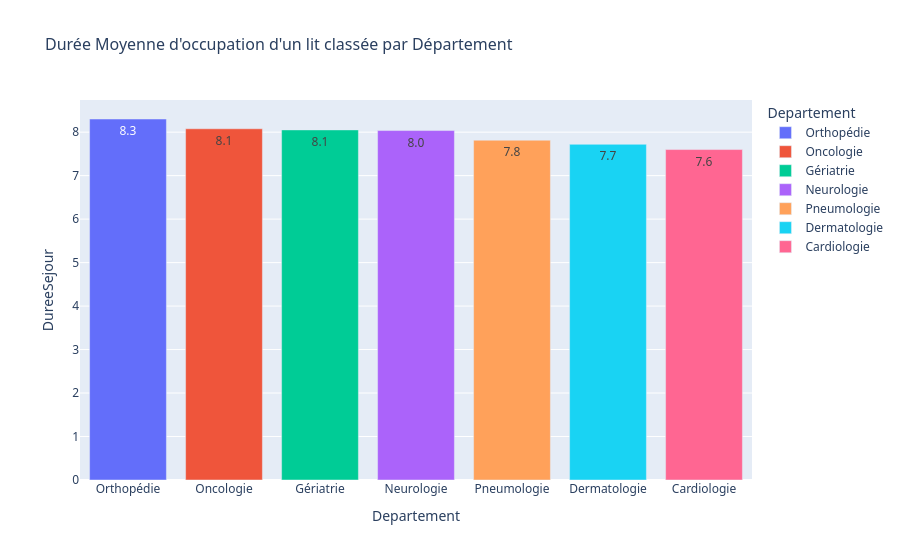

Write notebook code for a chart like this one.
### Markdown cell above
<div style="margin-top: 25px; margin-bottom: 15px; border-left: 5px solid #2980b9; background-color: #f4f7f6; padding: 12px 18px; border-radius: 0 6px 6px 0; box-shadow: 0 2px 4px rgba(0,0,0,0.02);">
    <h3 style="color: #2c3e50; margin: 0; font-family: 'Segoe UI', Tahoma, Geneva, Verdana, sans-serif; font-size: 1.15em; font-weight: 600;">7. Comparer la durée moyenne de séjour par département.</h3>
</div>

### Code cell
duree_dep = analyser_groupes(df, 'Departement', 'DureeSejour')
tracer_bar_chart(duree_dep, 'Departement', 'DureeSejour', "Durée Moyenne d'occupation d'un lit classée par Département")

### Figure 1 — Plotly figure (JSON) as saved in the notebook; plotly's stock layout.template omitted (floating-point values rounded to 4 significant figures)
{"data": [{"hovertemplate": "Departement=%{x}<br>DureeSejour=%{y}<extra></extra>", "legendgroup": "Orthopédie", "marker": {"color": "#636efa", "pattern": {"shape": ""}}, "name": "Orthopédie", "orientation": "v", "showlegend": true, "textposition": "auto", "texttemplate": "%{y:.2s}", "type": "bar", "x": ["Orthopédie"], "xaxis": "x", "y": [8.303], "yaxis": "y"}, {"hovertemplate": "Departement=%{x}<br>DureeSejour=%{y}<extra></extra>", "legendgroup": "Oncologie", "marker": {"color": "#EF553B", "pattern": {"shape": ""}}, "name": "Oncologie", "orientation": "v", "showlegend": true, "textposition": "auto", "texttemplate": "%{y:.2s}", "type": "bar", "x": ["Oncologie"], "xaxis": "x", "y": [8.078], "yaxis": "y"}, {"hovertemplate": "Departement=%{x}<br>DureeSejour=%{y}<extra></extra>", "legendgroup": "Gériatrie", "marker": {"color": "#00cc96", "pattern": {"shape": ""}}, "name": "Gériatrie", "orientation": "v", "showlegend": true, "textposition": "auto", "texttemplate": "%{y:.2s}", "type": "bar", "x": ["Gériatrie"], "xaxis": "x", "y": [8.052], "yaxis": "y"}, {"hovertemplate": "Departement=%{x}<br>DureeSejour=%{y}<extra></extra>", "legendgroup": "Neurologie", "marker": {"color": "#ab63fa", "pattern": {"shape": ""}}, "name": "Neurologie", "orientation": "v", "showlegend": true, "textposition": "auto", "texttemplate": "%{y:.2s}", "type": "bar", "x": ["Neurologie"], "xaxis": "x", "y": [8.037], "yaxis": "y"}, {"hovertemplate": "Departement=%{x}<br>DureeSejour=%{y}<extra></extra>", "legendgroup": "Pneumologie", "marker": {"color": "#FFA15A", "pattern": {"shape": ""}}, "name": "Pneumologie", "orientation": "v", "showlegend": true, "textposition": "auto", "texttemplate": "%{y:.2s}", "type": "bar", "x": ["Pneumologie"], "xaxis": "x", "y": [7.815], "yaxis": "y"}, {"hovertemplate": "Departement=%{x}<br>DureeSejour=%{y}<extra></extra>", "legendgroup": "Dermatologie", "marker": {"color": "#19d3f3", "pattern": {"shape": ""}}, "name": "Dermatologie", "orientation": "v", "showlegend": true, "textposition": "auto", "texttemplate": "%{y:.2s}", "type": "bar", "x": ["Dermatologie"], "xaxis": "x", "y": [7.721], "yaxis": "y"}, {"hovertemplate": "Departement=%{x}<br>DureeSejour=%{y}<extra></extra>", "legendgroup": "Cardiologie", "marker": {"color": "#FF6692", "pattern": {"shape": ""}}, "name": "Cardiologie", "orientation": "v", "showlegend": true, "textposition": "auto", "texttemplate": "%{y:.2s}", "type": "bar", "x": ["Cardiologie"], "xaxis": "x", "y": [7.6], "yaxis": "y"}], "layout": {"barmode": "relative", "font": {"family": "Segoe UI"}, "legend": {"title": {"text": "Departement"}, "tracegroupgap": 0}, "title": {"font": {"size": 16}, "text": "Durée Moyenne d'occupation d'un lit classée par Département"}, "xaxis": {"anchor": "y", "categoryarray": ["Orthopédie", "Oncologie", "Gériatrie", "Neurologie", "Pneumologie", "Dermatologie", "Cardiologie"], "categoryorder": "array", "domain": [0, 1], "title": {"font": {"family": "Segoe UI"}, "text": "Departement"}}, "yaxis": {"anchor": "x", "domain": [0, 1], "title": {"font": {"family": "Segoe UI"}, "text": "DureeSejour"}}}}
